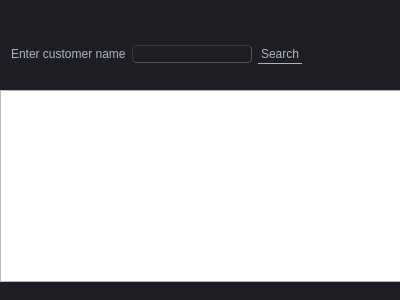
<?xml version="1.0" encoding="UTF-8"?>
<ui version="4.0">
 <class>searchcustomer</class>
 <widget class="QDialog" name="searchcustomer">
  <property name="geometry">
   <rect>
    <x>0</x>
    <y>0</y>
    <width>400</width>
    <height>300</height>
   </rect>
  </property>
  <property name="windowTitle">
   <string>Dialog</string>
  </property>
  <property name="styleSheet">
   <string notr="true">QMainWindow {
	background-color:#1e1d23;
}
QDialog {
	background-color:#1e1d23;
}
QColorDialog {
	background-color:#1e1d23;
}
QTextEdit {
	background-color:#1e1d23;
	color: #a9b7c6;
}
QPlainTextEdit {
	selection-background-color:#007b50;
	background-color:#1e1d23;
	border-style: solid;
	border-top-color: transparent;
	border-right-color: transparent;
	border-left-color: transparent;
	border-bottom-color: transparent;
	border-width: 1px;
	color: #a9b7c6;
}
QPushButton{
	border-style: solid;
	border-top-color: transparent;
	border-right-color: transparent;
	border-left-color: transparent;
	border-bottom-color: transparent;
	border-width: 1px;
	border-style: solid;
	color: #a9b7c6;
	padding: 2px;
	background-color: #1e1d23;
}
QPushButton::default{
	border-style: inset;
	border-top-color: transparent;
	border-right-color: transparent;
	border-left-color: transparent;
	border-bottom-color: #04b97f;
	border-width: 1px;
	color: #a9b7c6;
	padding: 2px;
	background-color: #1e1d23;
}
QToolButton {
	border-style: solid;
	border-top-color: transparent;
	border-right-color: transparent;
	border-left-color: transparent;
	border-bottom-color: #04b97f;
	border-bottom-width: 1px;
	border-style: solid;
	color: #a9b7c6;
	padding: 2px;
	background-color: #1e1d23;
}
QToolButton:hover{
	border-style: solid;
	border-top-color: transparent;
	border-right-color: transparent;
	border-left-color: transparent;
	border-bottom-color: #37efba;
	border-bottom-width: 2px;
	border-style: solid;
	color: #FFFFFF;
	padding-bottom: 1px;
	background-color: #1e1d23;
}
QPushButton:hover{
	border-style: solid;
	border-top-color: transparent;
	border-right-color: transparent;
	border-left-color: transparent;
	border-bottom-color: #37efba;
	border-bottom-width: 1px;
	border-style: solid;
	color: #FFFFFF;
	padding-bottom: 2px;
	background-color: #1e1d23;
}
QPushButton:pressed{
	border-style: solid;
	border-top-color: transparent;
	border-right-color: transparent;
	border-left-color: transparent;
	border-bottom-color: #37efba;
	border-bottom-width: 2px;
	border-style: solid;
	color: #37efba;
	padding-bottom: 1px;
	background-color: #1e1d23;
}
QPushButton:disabled{
	border-style: solid;
	border-top-color: transparent;
	border-right-color: transparent;
	border-left-color: transparent;
	border-bottom-color: #808086;
	border-bottom-width: 2px;
	border-style: solid;
	color: #808086;
	padding-bottom: 1px;
	background-color: #1e1d23;
}
QLineEdit {
	border-width: 1px; border-radius: 4px;
	border-color: rgb(58, 58, 58);
	border-style: inset;
	padding: 0 8px;
	color: #a9b7c6;
	background:#1e1d23;
	selection-background-color:#007b50;
	selection-color: #FFFFFF;
}
QLabel {
	color: #a9b7c6;
}
QLCDNumber {
	color: #37e6b4;
}
QProgressBar {
	text-align: center;
	color: rgb(240, 240, 240);
	border-width: 1px; 
	border-radius: 10px;
	border-color: rgb(58, 58, 58);
	border-style: inset;
	background-color:#1e1d23;
}
QProgressBar::chunk {
	background-color: #04b97f;
	border-radius: 5px;
}
QMenuBar {
	background-color: #1e1d23;
}
QMenuBar::item {
	color: #a9b7c6;
  	spacing: 3px;
  	padding: 1px 4px;
  	background: #1e1d23;
}

QMenuBar::item:selected {
  	background:#1e1d23;
	color: #FFFFFF;
}
QMenu::item:selected {
	border-style: solid;
	border-top-color: transparent;
	border-right-color: transparent;
	border-left-color: #04b97f;
	border-bottom-color: transparent;
	border-left-width: 2px;
	color: #FFFFFF;
	padding-left:15px;
	padding-top:4px;
	padding-bottom:4px;
	padding-right:7px;
	background-color: #1e1d23;
}
QMenu::item {
	border-style: solid;
	border-top-color: transparent;
	border-right-color: transparent;
	border-left-color: transparent;
	border-bottom-color: transparent;
	border-bottom-width: 1px;
	border-style: solid;
	color: #a9b7c6;
	padding-left:17px;
	padding-top:4px;
	padding-bottom:4px;
	padding-right:7px;
	background-color: #1e1d23;
}
QMenu{
	background-color:#1e1d23;
}
QTabWidget {
	color:rgb(0,0,0);
	background-color:#1e1d23;
}
QTabWidget::pane {
		border-color: rgb(77,77,77);
		background-color:#1e1d23;
		border-style: solid;
		border-width: 1px;
    	border-radius: 6px;
}
QTabBar::tab {
	border-style: solid;
	border-top-color: transparent;
	border-right-color: transparent;
	border-left-color: transparent;
	border-bottom-color: transparent;
	border-bottom-width: 1px;
	border-style: solid;
	color: #808086;
	padding: 3px;
	margin-left:3px;
	background-color: #1e1d23;
}
QTabBar::tab:selected, QTabBar::tab:last:selected, QTabBar::tab:hover {
  	border-style: solid;
	border-top-color: transparent;
	border-right-color: transparent;
	border-left-color: transparent;
	border-bottom-color: #04b97f;
	border-bottom-width: 2px;
	border-style: solid;
	color: #FFFFFF;
	padding-left: 3px;
	padding-bottom: 2px;
	margin-left:3px;
	background-color: #1e1d23;
}

QCheckBox {
	color: #a9b7c6;
	padding: 2px;
}
QCheckBox:disabled {
	color: #808086;
	padding: 2px;
}

QCheckBox:hover {
	border-radius:4px;
	border-style:solid;
	padding-left: 1px;
	padding-right: 1px;
	padding-bottom: 1px;
	padding-top: 1px;
	border-width:1px;
	border-color: rgb(87, 97, 106);
	background-color:#1e1d23;
}
QCheckBox::indicator:checked {

	height: 10px;
	width: 10px;
	border-style:solid;
	border-width: 1px;
	border-color: #04b97f;
	color: #a9b7c6;
	background-color: #04b97f;
}
QCheckBox::indicator:unchecked {

	height: 10px;
	width: 10px;
	border-style:solid;
	border-width: 1px;
	border-color: #04b97f;
	color: #a9b7c6;
	background-color: transparent;
}
QRadioButton {
	color: #a9b7c6;
	background-color: #1e1d23;
	padding: 1px;
}
QRadioButton::indicator:checked {
	height: 10px;
	width: 10px;
	border-style:solid;
	border-radius:5px;
	border-width: 1px;
	border-color: #04b97f;
	color: #a9b7c6;
	background-color: #04b97f;
}
QRadioButton::indicator:!checked {
	height: 10px;
	width: 10px;
	border-style:solid;
	border-radius:5px;
	border-width: 1px;
	border-color: #04b97f;
	color: #a9b7c6;
	background-color: transparent;
}
QStatusBar {
	color:#027f7f;
}
QSpinBox {
	color: #a9b7c6;	
	background-color: #1e1d23;
}
QDoubleSpinBox {
	color: #a9b7c6;	
	background-color: #1e1d23;
}
QTimeEdit {
	color: #a9b7c6;	
	background-color: #1e1d23;
}
QDateTimeEdit {
	color: #a9b7c6;	
	background-color: #1e1d23;
}
QDateEdit {
	color: #a9b7c6;	
	background-color: #1e1d23;
}
QComboBox {
	color: #a9b7c6;	
	background: #1e1d23;
}
QComboBox:editable {
	background: #1e1d23;
	color: #a9b7c6;
	selection-background-color: #1e1d23;
}
QComboBox QAbstractItemView {
	color: #a9b7c6;	
	background: #1e1d23;
	selection-color: #FFFFFF;
	selection-background-color: #1e1d23;
}
QComboBox:!editable:on, QComboBox::drop-down:editable:on {
	color: #a9b7c6;	
	background: #1e1d23;
}
QFontComboBox {
	color: #a9b7c6;	
	background-color: #1e1d23;
}
QToolBox {
	color: #a9b7c6;
	background-color: #1e1d23;
}
QToolBox::tab {
	color: #a9b7c6;
	background-color: #1e1d23;
}
QToolBox::tab:selected {
	color: #FFFFFF;
	background-color: #1e1d23;
}
QScrollArea {
	color: #FFFFFF;
	background-color: #1e1d23;
}
QSlider::groove:horizontal {
	height: 5px;
	background: #04b97f;
}
QSlider::groove:vertical {
	width: 5px;
	background: #04b97f;
}
QSlider::handle:horizontal {
	background: qlineargradient(x1:0, y1:0, x2:1, y2:1, stop:0 #b4b4b4, stop:1 #8f8f8f);
	border: 1px solid #5c5c5c;
	width: 14px;
	margin: -5px 0;
	border-radius: 7px;
}
QSlider::handle:vertical {
	background: qlineargradient(x1:1, y1:1, x2:0, y2:0, stop:0 #b4b4b4, stop:1 #8f8f8f);
	border: 1px solid #5c5c5c;
	height: 14px;
	margin: 0 -5px;
	border-radius: 7px;
}
QSlider::add-page:horizontal {
    background: white;
}
QSlider::add-page:vertical {
    background: white;
}
QSlider::sub-page:horizontal {
    background: #04b97f;
}
QSlider::sub-page:vertical {
    background: #04b97f;
}</string>
  </property>
  <widget class="QWidget" name="layoutWidget">
   <property name="geometry">
    <rect>
     <x>11</x>
     <y>40</y>
     <width>291</width>
     <height>28</height>
    </rect>
   </property>
   <layout class="QHBoxLayout" name="horizontalLayout_2">
    <item>
     <layout class="QHBoxLayout" name="horizontalLayout">
      <item>
       <widget class="QLabel" name="label">
        <property name="text">
         <string>Enter customer name</string>
        </property>
       </widget>
      </item>
      <item>
       <widget class="QLineEdit" name="name"/>
      </item>
     </layout>
    </item>
    <item>
     <widget class="QPushButton" name="searchbtn">
      <property name="text">
       <string>Search</string>
      </property>
     </widget>
    </item>
   </layout>
  </widget>
  <widget class="QTableView" name="tableView">
   <property name="geometry">
    <rect>
     <x>0</x>
     <y>90</y>
     <width>401</width>
     <height>192</height>
    </rect>
   </property>
   <property name="styleSheet">
    <string notr="true"/>
   </property>
  </widget>
 </widget>
 <resources/>
 <connections/>
</ui>
